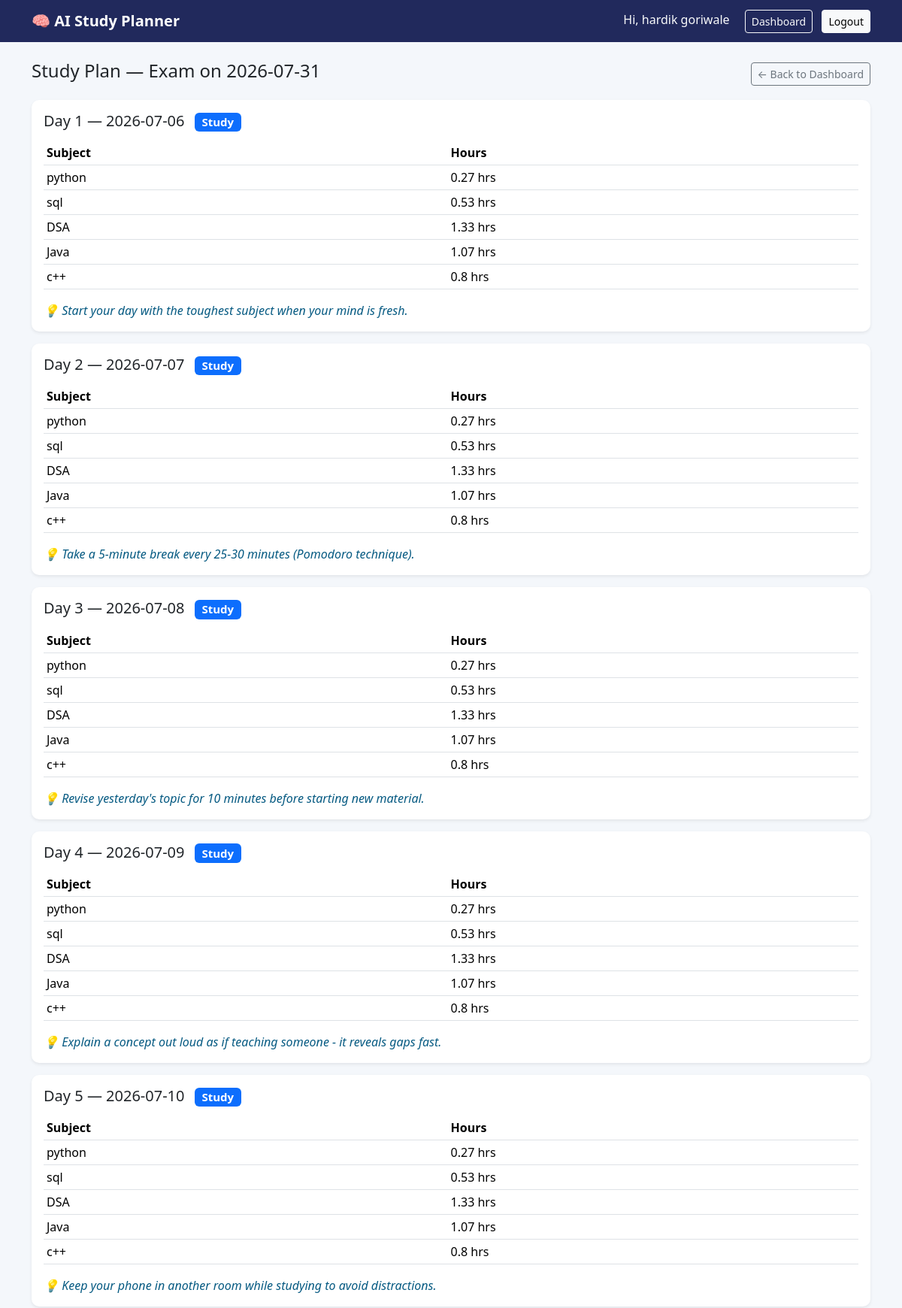
Page /plan/1 (signed in, upper part) on the committed database.
### tables this page shows
CREATE TABLE plans (
            id INTEGER PRIMARY KEY AUTOINCREMENT,
            user_id INTEGER NOT NULL,
            exam_date TEXT NOT NULL,
            daily_hours REAL NOT NULL,
            created_at TEXT DEFAULT CURRENT_TIMESTAMP,
            FOREIGN KEY (user_id) REFERENCES users (id)
        );

CREATE TABLE plan_days (
            id INTEGER PRIMARY KEY AUTOINCREMENT,
            plan_id INTEGER NOT NULL,
            day_number INTEGER NOT NULL,
            date TEXT NOT NULL,
            subject TEXT NOT NULL,
            hours REAL NOT NULL,
            session_type TEXT NOT NULL,
            tip TEXT,
            FOREIGN KEY (plan_id) REFERENCES plans (id)
        );

### app.py (the view)
@app.route("/plan/<int:plan_id>")
@login_required
def view_plan(plan_id):
    conn = get_connection()
    plan = conn.execute("SELECT * FROM plans WHERE id = ?", (plan_id,)).fetchone()
    if plan is None or plan["user_id"] != session["user_id"]:
        conn.close()
        flash("Plan not found.", "danger")
        return redirect(url_for("dashboard"))
    rows = conn.execute(
        "SELECT * FROM plan_days WHERE plan_id = ? ORDER BY day_number",
        (plan_id,),
    ).fetchall()
    conn.close()
    days = {}
    for row in rows:
        d = days.setdefault(row["day_number"], {
            "date": row["date"],
            "session_type": row["session_type"],
            "tip": row["tip"],
            "sessions": [],
        })
        d["sessions"].append({"subject": row["subject"], "hours": row["hours"]})
    ordered_days = [
        {"day_number": num, **info} for num, info in sorted(days.items())
    ]
    return render_template("plan.html", plan=plan, days=ordered_days)

### app.py (called while the page is built)
def login_required(func):
    from functools import wraps
    @wraps(func)
    def wrapper(*args, **kwargs):
        if "user_id" not in session:
            flash("Please log in first.", "warning")
            return redirect(url_for("login"))
        return func(*args, **kwargs)
    return wrapper

### database.py (called while the page is built)
def get_connection():
    conn = sqlite3.connect(DB_PATH)
    conn.row_factory = sqlite3.Row
    return conn

### templates/plan.html (shortened to what this page needs)
{% extends "base.html" %}
{% block content %}
<div class="d-flex justify-content-between align-items-center mb-3">
    <h4>Study Plan — Exam on {{ plan['exam_date'] }}</h4>
    <a href="{{ url_for('dashboard') }}" class="btn btn-sm btn-outline-secondary">&larr; Back to Dashboard</a>
</div>
{% for day in days %}
<div class="card mb-3 shadow-sm {% if day['session_type'] == 'revision' %}revision-day{% endif %}">
    <div class="card-body">
        <div class="d-flex justify-content-between align-items-start">
            <h5 class="card-title mb-1">
                Day {{ day['day_number'] }} — {{ day['date'] }}
                {% if day['session_type'] == 'revision' %}
                    <span class="badge bg-warning text-dark ms-2">Revision</span>
                {% else %}
                    <span class="badge bg-primary ms-2">Study</span>
                {% endif %}
            </h5>
        </div>
        <table class="table table-sm mt-2">
            <thead>
                <tr><th>Subject</th><th>Hours</th></tr>
            </thead>
            <tbody>
                {% for sess in day['sessions'] %}
                <tr>
                    <td>{{ sess['subject'] }}</td>
                    <td>{{ sess['hours'] }} hrs</td>
                </tr>
                {% endfor %}
            </tbody>
        </table>
        <p class="mb-0 tip-text">💡 {{ day['tip'] }}</p>
    </div>
</div>
{% endfor %}
{% endblock %}

### templates/base.html (shortened to what this page needs)
<!DOCTYPE html>
<html lang="en">
<head>
    <link href="https://cdn.jsdelivr.net/npm/bootstrap@5.3.3/dist/css/bootstrap.min.css" rel="stylesheet">
    <link rel="stylesheet" href="{{ url_for('static', filename='css/style.css') }}">
</head>
<body>
    <nav class="navbar navbar-expand-lg navbar-dark app-navbar">
        <div class="container">
            <a class="navbar-brand fw-bold" href="{{ url_for('index') }}">🧠 AI Study Planner</a>
            <div class="ms-auto">
                {% if session.get('user_id') %}
                    <span class="text-light me-3">Hi, {{ session.get('user_name') }}</span>
                    <a href="{{ url_for('dashboard') }}" class="btn btn-sm btn-outline-light me-2">Dashboard</a>
                    <a href="{{ url_for('logout') }}" class="btn btn-sm btn-light">Logout</a>
                {% else %}
                    <a href="{{ url_for('login') }}" class="btn btn-sm btn-outline-light me-2">Login</a>
                    <a href="{{ url_for('register') }}" class="btn btn-sm btn-light">Sign Up</a>
                {% endif %}
            </div>
        </div>
    </nav>
    <div class="container mt-4">
        {% block content %}{% endblock %}
    </div>
</body>
</html>

### static/css/style.css (style rules this page uses)
body { background-color: #f4f7fb; }
.app-navbar { background-color: #21295C; }
.tip-text { font-style: italic; color: #065A82; }
.card { border: none; border-radius: 10px; }

### rows in the picture
plans: exam_date "2026-07-31"
plan_days: day_number "1", date "2026-07-06", session_type "Study", subject "python", hours "0.27", tip "Start your day with the toughest subject when your mind is fresh."
plan_days: subject "sql", hours "0.53"
plan_days: subject "DSA", hours "1.33"
plan_days: subject "Java", hours "1.07"
plan_days: subject "c++", hours "0.8"
plan_days: day_number "2", date "2026-07-07", session_type "Study", subject "python", hours "0.27", tip "Take a 5-minute break every 25-30 minutes (Pomodoro technique)."
plan_days: subject "sql", hours "0.53"
plan_days: subject "DSA", hours "1.33"
plan_days: subject "Java", hours "1.07"
plan_days: subject "c++", hours "0.8"
plan_days: day_number "3", date "2026-07-08", session_type "Study", subject "python", hours "0.27", tip "Revise yesterday's topic for 10 minutes before starting new material."
plan_days: subject "sql", hours "0.53"
plan_days: subject "DSA", hours "1.33"
plan_days: subject "Java", hours "1.07"
plan_days: subject "c++", hours "0.8"
plan_days: day_number "4", date "2026-07-09", session_type "Study", subject "python", hours "0.27", tip "Explain a concept out loud as if teaching someone - it reveals gaps fast."
plan_days: subject "sql", hours "0.53"
plan_days: subject "DSA", hours "1.33"
plan_days: subject "Java", hours "1.07"
plan_days: subject "c++", hours "0.8"
plan_days: day_number "5", date "2026-07-10", session_type "Study", subject "python", hours "0.27", tip "Keep your phone in another room while studying to avoid distractions."
plan_days: subject "sql", hours "0.53"
plan_days: subject "DSA", hours "1.33"
plan_days: subject "Java", hours "1.07"
plan_days: subject "c++", hours "0.8"

### other values in the picture
{{ session.get('user_name') }} "hardik goriwale"
